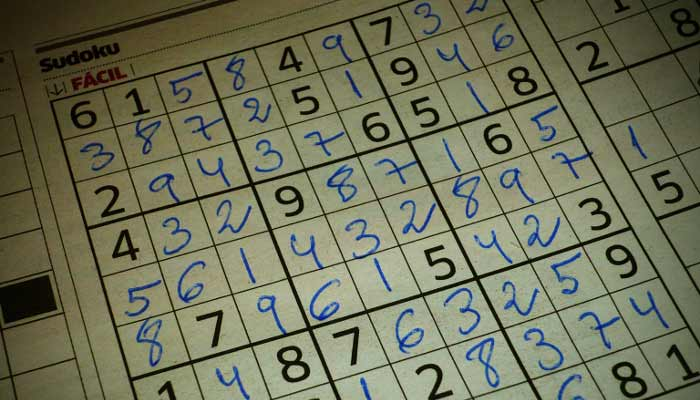
#> input picture DigitOCR/sudoku.jpg, 700 x 400 px, found by its file name
$ jupyter execute --allow-errors 'Image Pyramids.ipynb'
#> lines starting #> are read from the running program, lines starting #| are printed output that depends on the picture
[cell 1]
import cv2
import numpy as np

img=cv2.imread("sudoku.jpg",0)
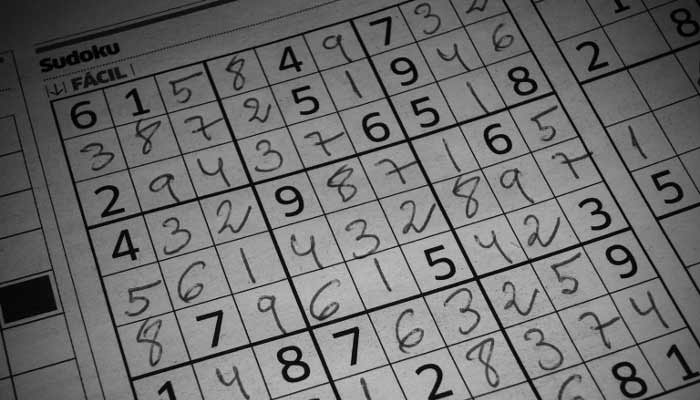
#> img: shape (400, 700); min 0, max 206, mean 109.8
# print(img.shape)
# cv2.imshow("Image",img)
# cv2.imshow("New image",cv2.pyrDown(img))
first_layer=cv2.pyrDown(img)
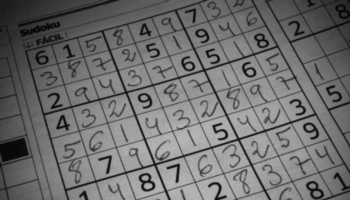
#> first_layer: shape (200, 350); min 3, max 184, mean 109.7
imgUp=cv2.pyrUp(first_layer)
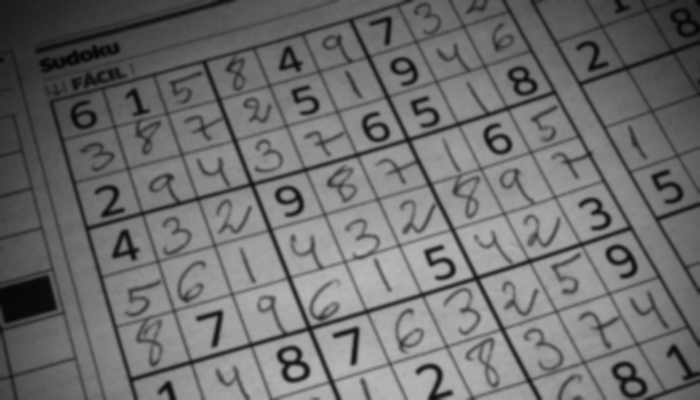
#> imgUp: shape (400, 700); min 5, max 184, mean 109.9
# print(type(imgDown),type(img))
laplacian=cv2.subtract(img,imgUp)
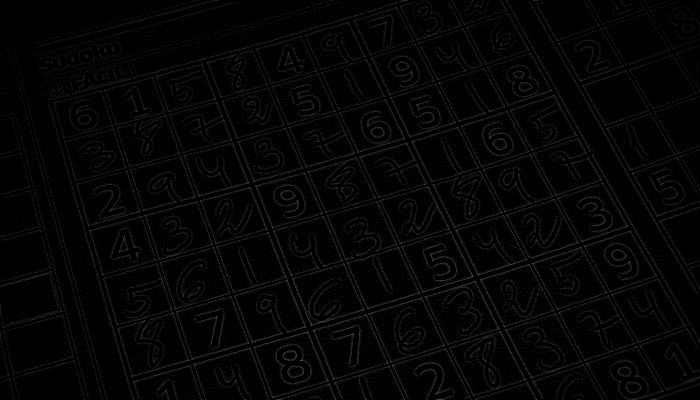
#> laplacian: shape (400, 700); min 0, max 83, mean 4.9
cv2.imshow("laplacian",laplacian)
cv2.waitKey(0)
cv2.destroyAllWindows()

[cell 2]
import cv2
import numpy as np
A=cv2.imread("sky.jpg")
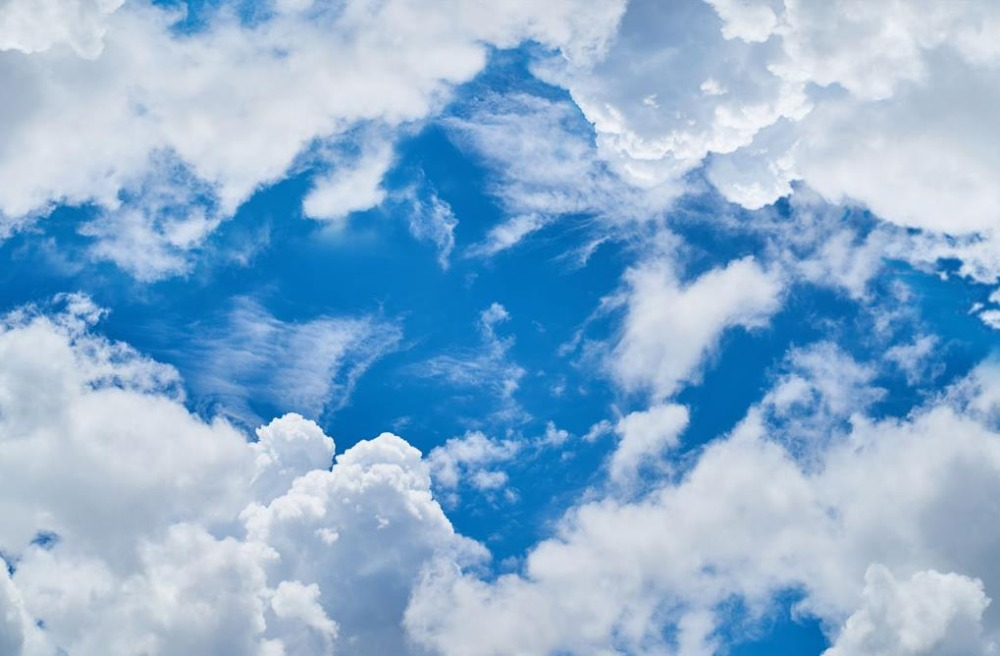
#> input picture DigitOCR/sky.jpg, 1000 x 656 px, found by its file name
#> A is the input picture: shape (656, 1000, 3); mean B, G, R 209.9, 176.5, 139.2
B=cv2.imread('land.jpg')
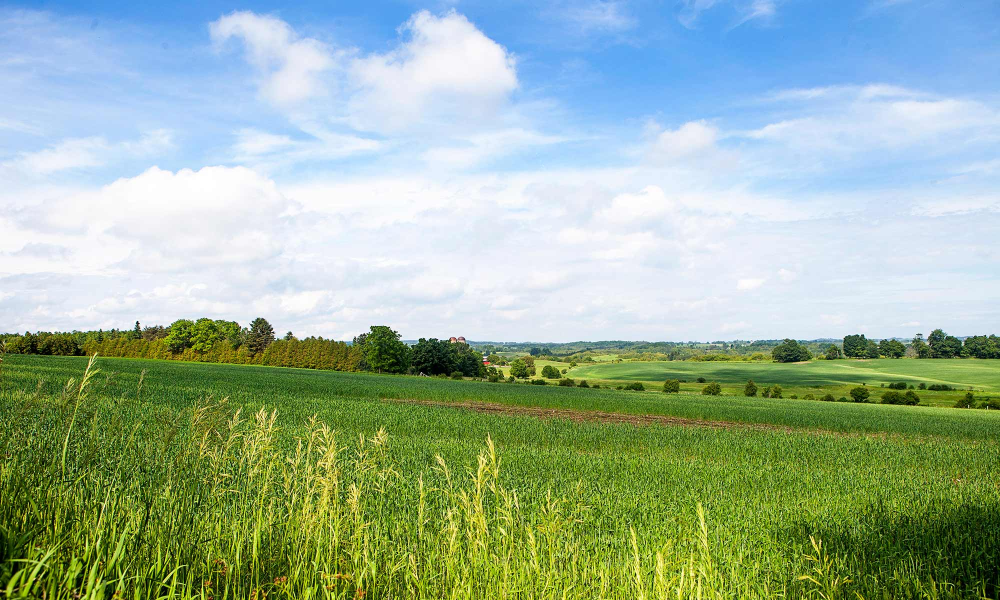
#> input picture DigitOCR/land.jpg, 2000 x 1200 px, found by its file name (shown at 1/2 size)
#> B is the input picture: shape (1200, 2000, 3); mean B, G, R 155.6, 177.8, 153.8
#> (the rest of this cell did not finish here and is left out)
